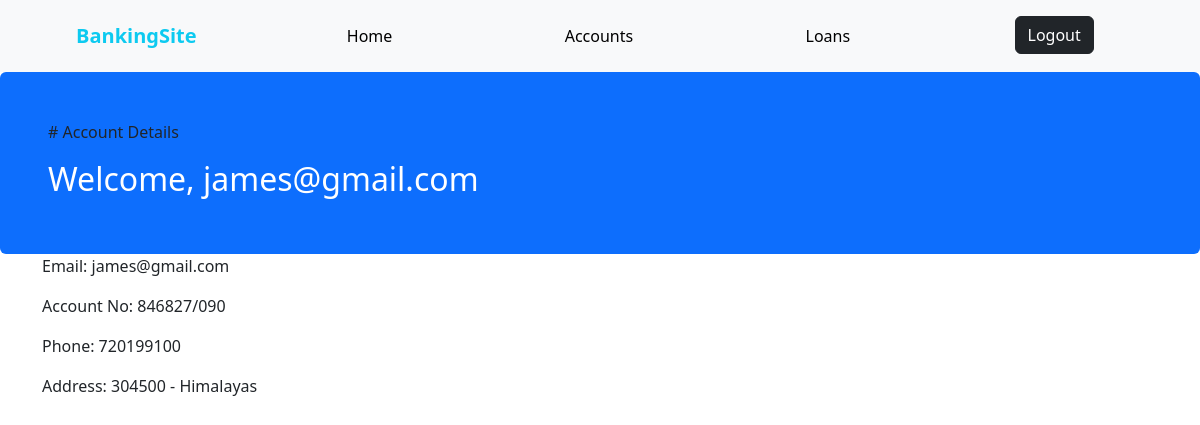
/home/ (signed in), run on the app's committed database.
### users/models.py (models this page shows, shortened)
class CustomUser(AbstractBaseUser, PermissionsMixin):
    email = models.EmailField(_("email address"), unique=True)
    acc_no = models.CharField(max_length=50)
    phone_no = models.IntegerField()
    alternative_phone = models.IntegerField(blank=True)
    address = models.CharField(max_length=250, blank=True)
    alternative_address = models.CharField(max_length=250, blank=True)
    is_staff = models.BooleanField(default=False)
    is_active = models.BooleanField(default=True)
    date_joined = models.DateTimeField(default=timezone.now)
    USERNAME_FIELD = "email"
    REQUIRED_FIELDS = []
    objects = CustomUserManager()

### main/views.py (the view)
# urls.py: path('home/', views.home, name='home'),
def home(request):
    return render(request, 'main/home.html')

### templates/main/home.html (shortened to what this page needs)
{% load static %}
<!doctype html>
<html lang="en">
<head>
    <link href="https://cdn.jsdelivr.net/npm/bootstrap@5.3.3/dist/css/bootstrap.min.css" rel="stylesheet"
>
</head>
<body>
        <nav class="navbar navbar-expand-lg bg-light p-3">
            <div class="container-fluid">
                <a class="navbar-brand px-md-5 text-info fw-bold" id="brand" href="#">BankingSite</a>
                <div class="collapse navbar-collapse" id="navbarSupportedContent">
                    <ul class="navbar-nav me-auto mb-2 mb-lg-0 d-md-flex justify-content-around w-100">
                        <li class="nav-item">
                            <a class="nav-link active" aria-current="page" href="{% url 'home' %}">Home</a>
                        </li>
                        <li class="nav-item">
                            <a class="nav-link active" aria-current="page" href="{% url 'accounts' %}">Accounts</a>
                        </li>
                        <li class="nav-item">
                            <a class="nav-link active" aria-current="page" href="">Loans</a>
                        </li>
                        <li class="nav-item">
                            <a class="btn btn-dark" aria-current="page" href="{% url 'logout'%}">Logout</a>
                        </li>
                </div>
            </div>
        </nav>
    {% block content %}
        <div class="container-fluid bg-primary rounded text-white p-5 vh-50">
            <p class="text-dark fw-lighter"># Account Details</p>
            <h2 class="fs-8">
                Welcome, {{user.email}}
            </h2>
        </div>
        <div class="container">
            <div class="col-md-8">
                <p>Email: {{user.email}}</p>
                <p>Account No: {{user.acc_no}}</p>
                <p>Phone: {{user.phone_no}}</p>
                <p>Address: {{user.address}}</p>
            </div>
        </div>
    {% endblock %}
</body>
</html>

### data on the page
CustomUser: email "james@gmail.com", acc_no "846827/090", phone_no "720199100", address "304500 - Himalayas"
